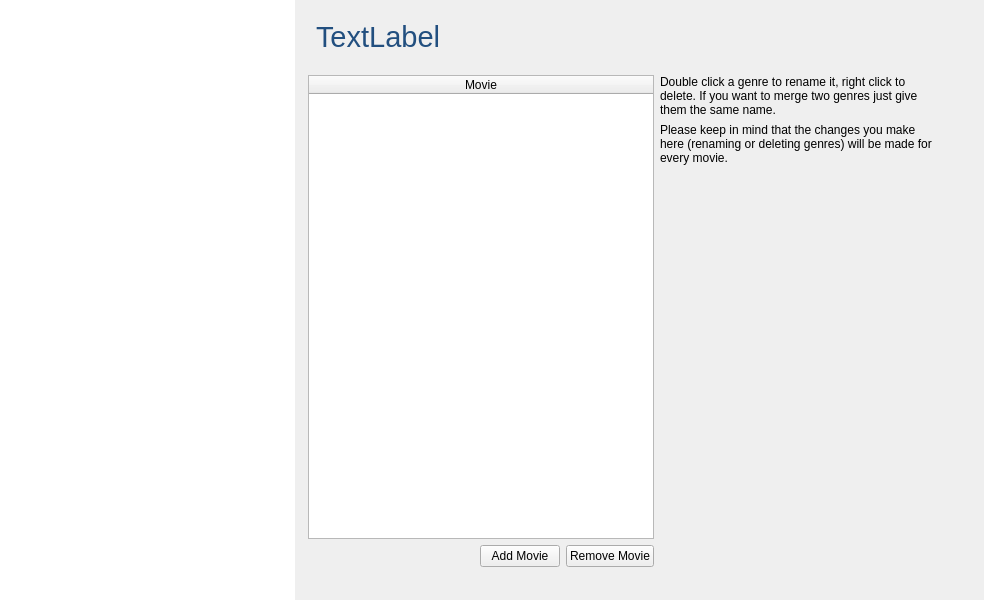
<?xml version="1.0" encoding="UTF-8"?>
<ui version="4.0">
 <class>GenreWidget</class>
 <widget class="QWidget" name="GenreWidget">
  <property name="geometry">
   <rect>
    <x>0</x>
    <y>0</y>
    <width>984</width>
    <height>600</height>
   </rect>
  </property>
  <property name="windowTitle">
   <string>Form</string>
  </property>
  <property name="styleSheet">
   <string notr="true">#genres {
	border: 0px;
}</string>
  </property>
  <layout class="QVBoxLayout" name="verticalLayout_2">
   <property name="margin">
    <number>0</number>
   </property>
   <item>
    <widget class="MySplitter" name="splitter">
     <property name="orientation">
      <enum>Qt::Horizontal</enum>
     </property>
     <property name="handleWidth">
      <number>1</number>
     </property>
     <widget class="QTableWidget" name="genres">
      <property name="styleSheet">
       <string notr="true">#genres {
	alternate-background-color: #f9f9f9;
	selection-background-color: qlineargradient(spread:pad, x1:0, y1:0, x2:0, y2:1, stop:0 #4185b6, stop:1 #1b6aa5);
	color: #395265;
    selection-color: #ffffff;
}
</string>
      </property>
      <property name="alternatingRowColors">
       <bool>true</bool>
      </property>
      <property name="showGrid">
       <bool>false</bool>
      </property>
      <attribute name="horizontalHeaderVisible">
       <bool>false</bool>
      </attribute>
      <attribute name="horizontalHeaderStretchLastSection">
       <bool>true</bool>
      </attribute>
      <attribute name="verticalHeaderVisible">
       <bool>false</bool>
      </attribute>
      <column>
       <property name="text">
        <string>Genre</string>
       </property>
      </column>
     </widget>
     <widget class="QWidget" name="horizontalLayoutWidget">
      <layout class="QVBoxLayout" name="verticalLayout_3" stretch="0,1">
       <property name="leftMargin">
        <number>0</number>
       </property>
       <property name="topMargin">
        <number>20</number>
       </property>
       <property name="rightMargin">
        <number>0</number>
       </property>
       <property name="bottomMargin">
        <number>21</number>
       </property>
       <item>
        <widget class="QLabel" name="genreName">
         <property name="font">
          <font>
           <family>Helvetica Neue</family>
           <pointsize>22</pointsize>
          </font>
         </property>
         <property name="styleSheet">
          <string notr="true">color: #224f7f;
</string>
         </property>
         <property name="text">
          <string>TextLabel</string>
         </property>
         <property name="indent">
          <number>20</number>
         </property>
        </widget>
       </item>
       <item>
        <widget class="QGroupBox" name="groupBox">
         <property name="styleSheet">
          <string notr="true">QGroupBox {
	border-radius: 0;
	background-color: transparent;
}
</string>
         </property>
         <property name="title">
          <string/>
         </property>
         <layout class="QHBoxLayout" name="horizontalLayout" stretch="1,0,0">
          <item>
           <layout class="QVBoxLayout" name="verticalLayout_4">
            <item>
             <widget class="QTableWidget" name="movies">
              <property name="editTriggers">
               <set>QAbstractItemView::NoEditTriggers</set>
              </property>
              <property name="alternatingRowColors">
               <bool>true</bool>
              </property>
              <property name="showGrid">
               <bool>false</bool>
              </property>
              <attribute name="horizontalHeaderStretchLastSection">
               <bool>true</bool>
              </attribute>
              <attribute name="verticalHeaderVisible">
               <bool>false</bool>
              </attribute>
              <column>
               <property name="text">
                <string>Movie</string>
               </property>
              </column>
             </widget>
            </item>
            <item>
             <layout class="QHBoxLayout" name="horizontalLayout_2">
              <item>
               <spacer name="horizontalSpacer_2">
                <property name="orientation">
                 <enum>Qt::Horizontal</enum>
                </property>
                <property name="sizeHint" stdset="0">
                 <size>
                  <width>40</width>
                  <height>20</height>
                 </size>
                </property>
               </spacer>
              </item>
              <item>
               <widget class="QPushButton" name="buttonAddMovie">
                <property name="toolTip">
                 <string>Add Movie</string>
                </property>
                <property name="text">
                 <string>Add Movie</string>
                </property>
                <property name="dropShadow" stdset="0">
                 <bool>true</bool>
                </property>
               </widget>
              </item>
              <item>
               <widget class="QPushButton" name="buttonRemoveMovie">
                <property name="toolTip">
                 <string>Remove Current Movie</string>
                </property>
                <property name="text">
                 <string>Remove Movie</string>
                </property>
                <property name="dropShadow" stdset="0">
                 <bool>true</bool>
                </property>
               </widget>
              </item>
             </layout>
            </item>
           </layout>
          </item>
          <item>
           <layout class="QVBoxLayout" name="verticalLayout">
            <item>
             <widget class="QLabel" name="label_3">
              <property name="text">
               <string>Double click a genre to rename it, right click to delete. If you want to merge two genres just give them the same name.</string>
              </property>
              <property name="wordWrap">
               <bool>true</bool>
              </property>
             </widget>
            </item>
            <item>
             <widget class="QLabel" name="label_2">
              <property name="text">
               <string>Please keep in mind that the changes you make here (renaming or deleting genres) will be made for every movie.</string>
              </property>
              <property name="wordWrap">
               <bool>true</bool>
              </property>
             </widget>
            </item>
            <item>
             <spacer name="verticalSpacer">
              <property name="orientation">
               <enum>Qt::Vertical</enum>
              </property>
              <property name="sizeHint" stdset="0">
               <size>
                <width>20</width>
                <height>40</height>
               </size>
              </property>
             </spacer>
            </item>
           </layout>
          </item>
          <item>
           <spacer name="horizontalSpacer">
            <property name="orientation">
             <enum>Qt::Horizontal</enum>
            </property>
            <property name="sizeHint" stdset="0">
             <size>
              <width>40</width>
              <height>20</height>
             </size>
            </property>
           </spacer>
          </item>
         </layout>
        </widget>
       </item>
      </layout>
     </widget>
    </widget>
   </item>
  </layout>
 </widget>
 <customwidgets>
  <customwidget>
   <class>MySplitter</class>
   <extends>QSplitter</extends>
   <header>smallWidgets/MySplitter.h</header>
   <container>1</container>
  </customwidget>
 </customwidgets>
 <resources/>
 <connections>
  <connection>
   <sender>buttonAddMovie</sender>
   <signal>clicked()</signal>
   <receiver>GenreWidget</receiver>
   <slot>addMovie()</slot>
   <hints>
    <hint type="sourcelabel">
     <x>555</x>
     <y>651</y>
    </hint>
    <hint type="destinationlabel">
     <x>491</x>
     <y>350</y>
    </hint>
   </hints>
  </connection>
  <connection>
   <sender>buttonRemoveMovie</sender>
   <signal>clicked()</signal>
   <receiver>GenreWidget</receiver>
   <slot>removeMovie()</slot>
   <hints>
    <hint type="sourcelabel">
     <x>619</x>
     <y>651</y>
    </hint>
    <hint type="destinationlabel">
     <x>491</x>
     <y>350</y>
    </hint>
   </hints>
  </connection>
 </connections>
 <slots>
  <slot>addMovie()</slot>
  <slot>removeMovie()</slot>
 </slots>
</ui>
